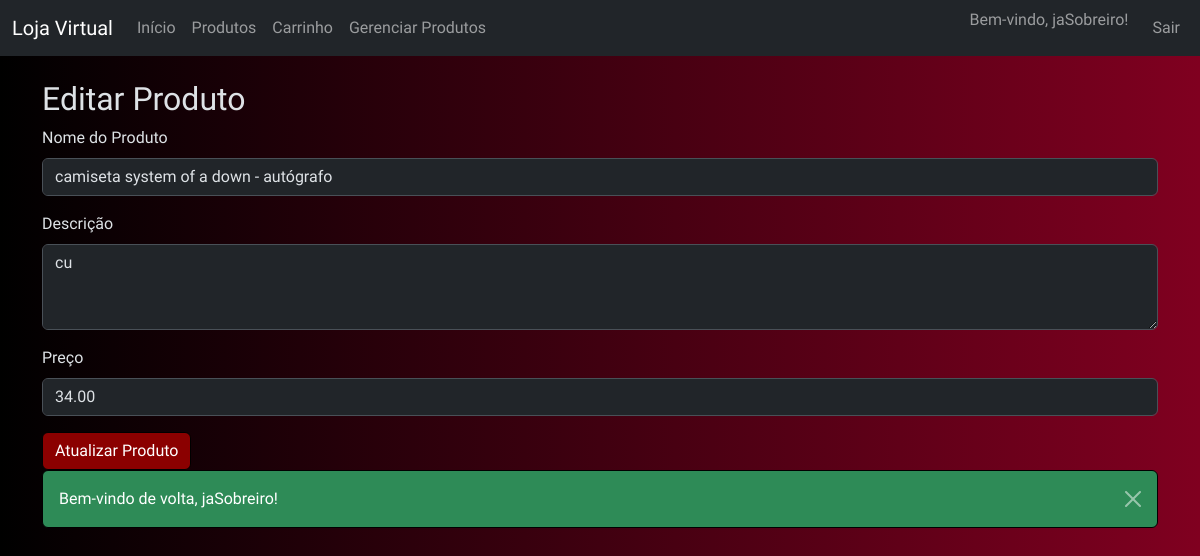
/admin/products/edit?id=3 (signed in), run on the app's committed database.
### tables this page shows
CREATE TABLE `produtos` (
  `id` int(11) NOT NULL,
  `nome` varchar(255) NOT NULL,
  `descricao` text NOT NULL,
  `preco` decimal(10,2) NOT NULL,
  `data_criacao` timestamp NOT NULL DEFAULT current_timestamp()
);

### src/controllers/AdminController.php (called while the page is built, shortened)
<?php
require_once __DIR__ . '/../models/Product.php';
class ControladorAdmin {
    private $db;
    public function __construct($db) {
        $this->db = $db;
    }
    public function formularioEditar() {
        $modelo_produto = new Produto($this->db);
        $modelo_produto->id = $_GET['id'];
        $produto = $modelo_produto->lerUm();
        require __DIR__ . '/../views/admin/edit.php';
    }
}

### src/helpers/url_helper.php (called while the page is built)
<?php
function base_url($path = '') {
    $base_path = rtrim(str_replace('\\', '/', dirname($_SERVER['SCRIPT_NAME'])), '/');
    return $base_path . '/' . ltrim($path, '/');
}

### src/models/Product.php (called while the page is built, shortened)
<?php
class Produto {
    private $conn;
    private $nome_tabela = "produtos";
    public $id;
    public function __construct($db) {
        $this->conn = $db;
    }
    public function lerUm() {
        $query = "SELECT id, nome, preco, descricao FROM " . $this->nome_tabela . " WHERE id = ? LIMIT 1";
        $stmt = $this->conn->prepare($query);
        $stmt->bind_param("i", $this->id);
        $stmt->execute();
        $result = $stmt->get_result();
        return $result->fetch_assoc();
    }
}

### src/views/admin/edit.php (the view, shortened to what this page needs)
<?php include __DIR__ . '/../layouts/header.php'; ?>
<h2>Editar Produto</h2>
<form action="<?php echo base_url('admin/products/edit'); ?>" method="POST">
    <div class="mb-3">
        <label for="name" class="form-label">Nome do Produto</label>
        <input type="text" class="form-control" id="name" name="name" value="<?php echo htmlspecialchars($produto['nome']); ?>" required>
    </div>
    <div class="mb-3">
        <label for="description" class="form-label">Descrição</label>
        <textarea class="form-control" id="description" name="description" rows="3"><?php echo htmlspecialchars($produto['descricao']); ?></textarea>
    </div>
    <div class="mb-3">
        <label for="price" class="form-label">Preço</label>
        <input type="number" step="0.01" class="form-control" id="price" name="price" value="<?php echo $produto['preco']; ?>" required>
    </div>
    <button type="submit" class="btn btn-primary">Atualizar Produto</button>
</form>
<?php include __DIR__ . '/../layouts/footer.php'; ?>

### src/views/layouts/header.php (style rules this page uses)
body { font-family: 'New Rocker', cursive; background: linear-gradient(to right, black, #800020); }
.navbar-brand, h1, h2, h5 { font-family: 'New Rocker', cursive; }
.btn-primary { background-color: #8B0000; border-color: #000000; color: #ffffff; }

### data on the page
produtos: name "camiseta system of a down - autógrafo", description "cu", price "34.00"

### other printed values
$_SESSION['username'] "jaSobreiro"
$message "Bem-vindo de volta, jaSobreiro!"
